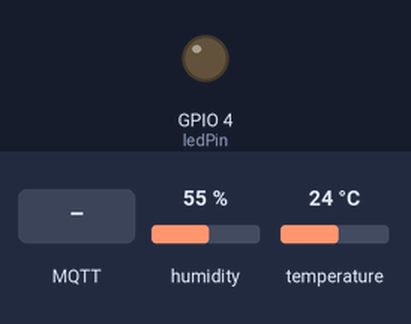
This program was run on a simulated ESP32. Shown: output pins drawn as LEDs (lit = HIGH). The inputs (shaded band) are chosen by the test bench; at power-on: humidity 55 %, temperature 24 °C. WiFi joins after 1.5 s; servers stay silent unless stated; no MQTT or app messages arrive unless stated; what the program prints to the serial monitor is not drawn.

Above: at 2.7 s.
2.8 s: MQTT message "on" arrives on the first subscribed topic
At 4.3 s:
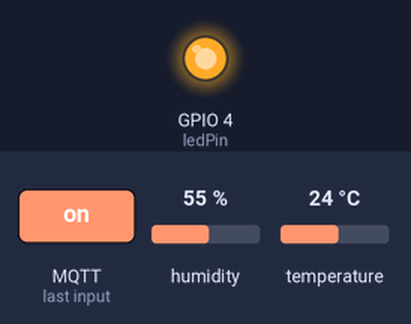
5.8 s: MQTT message "off" arrives on the first subscribed topic
At 6.6 s:
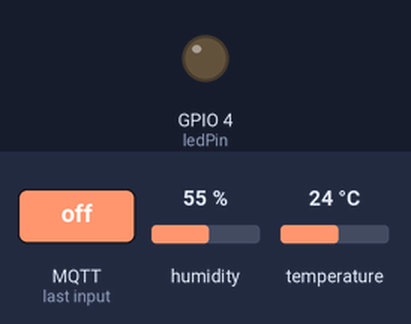
Timing chart, 0 to 8.8 s (numbered marks = the images above; inputs shaded):
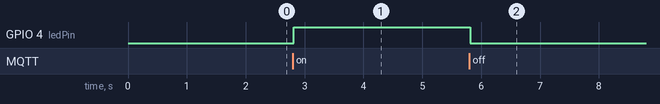

The program:

main.cpp
```cpp
#include <Arduino.h>
#include <WiFi.h>
#include <PubSubClient.h>
#include <Wire.h>
#include <SimpleDHT.h>

// Replace the next variables with your SSID/Password combination
const char* ssid = "IEEEsbKastoria";
const char* password = "N1k0l@!t3$L@";

int pinDHT11 = 2;
SimpleDHT11 dht11(pinDHT11);

// LED Pin
const int ledPin = 4;

// Add your MQTT Broker IP address, example:
//const char* mqtt_server = "192.168.1.144";
const char* mqtt_server = "192.168.69.42";

WiFiClient espClient;
PubSubClient client(espClient);
long lastMsg = 0;
char msg[50];
int value = 0;

void setup_wifi() {
  delay(10);
  // We start by connecting to a WiFi network
  Serial.println();
  Serial.print("Connecting to ");
  Serial.println(ssid);

  WiFi.begin(ssid, password);

  while (WiFi.status() != WL_CONNECTED) {
    delay(500);
    Serial.print(".");
  }

  Serial.println("");
  Serial.println("WiFi connected");
  Serial.println("IP address: ");
  Serial.println(WiFi.localIP());
}

void callback(char* topic, byte* message, unsigned int length) {
  Serial.print("Message arrived on topic: ");
  Serial.print(topic);
  Serial.print(". Message: ");
  String messageTemp;

  for (int i = 0; i < length; i++) {
    Serial.print((char)message[i]);
    messageTemp += (char)message[i];
  }
  Serial.println();

  // Feel free to add more if statements to control more GPIOs with MQTT

  // If a message is received on the topic esp32/output, you check if the message is either "on" or "off".
  // Changes the output state according to the message
  if (String(topic) == "esp32/output") {
    Serial.print("Changing output to ");
    if(messageTemp == "on"){
      Serial.println("on");
      digitalWrite(ledPin, HIGH);
    }
    else if(messageTemp == "off"){
      Serial.println("off");
      digitalWrite(ledPin, LOW);
    }
  }
}

void reconnect() {
  // Loop until we're reconnected
  while (!client.connected()) {
    Serial.print("Attempting MQTT connection...");
    // Attempt to connect
    if (client.connect("ESP8266Client")) {
      Serial.println("connected");
      // Subscribe
      client.subscribe("esp32/output");
    } else {
      Serial.print("failed, rc=");
      Serial.print(client.state());
      Serial.println(" try again in 5 seconds");
      // Wait 5 seconds before retrying
      delay(5000);
    }
  }
}

void setup() {
  Serial.begin(9600);
  // default settings
  setup_wifi();
  client.setServer(mqtt_server, 1883);
  client.setCallback(callback);

  pinMode(ledPin, OUTPUT);
}

void loop() {
  if (!client.connected()) {
    reconnect();
  }
  client.loop();

  long now = millis();
  if (now - lastMsg > 5000)
  {
    lastMsg = now;

     byte temperature = 0;
     byte humidity = 0;

    int err = SimpleDHTErrSuccess;
    if ((err = dht11.read(&temperature, &humidity, NULL)) != SimpleDHTErrSuccess)
   {
      Serial.print("Read DHT11 failed, err="); Serial.println(err);delay(1000);
      return;
   }
    Serial.print((int)temperature); Serial.print(" *C, ");
    Serial.print((int)humidity); Serial.println(" %");
    // Temperature in Celsius
    //temperature = bme.readTemperature();
    // Uncomment the next line to set temperature in Fahrenheit
    // (and comment the previous temperature line)
    //temperature = 1.8 * bme.readTemperature() + 32; // Temperature in Fahrenheit

    // Convert the value to a char array
    char tempString[8];
    dtostrf(temperature, 1, 2, tempString);
    Serial.print("Temperature: ");
    Serial.println(tempString);
    client.publish("esp32/temperature", tempString);

    //humidity = bme.readHumidity();

    // Convert the value to a char array
    char humString[8];
    dtostrf(humidity, 1, 2, humString);
    Serial.print("Humidity: ");
    Serial.println(humString);
    client.publish("esp32/humidity", humString);
  }
}
```

Measured:
- after the input at 2.8 s, GPIO 4 (ledPin): LOW → HIGH at once
- after the input at 5.8 s, GPIO 4 (ledPin): HIGH → LOW at once
